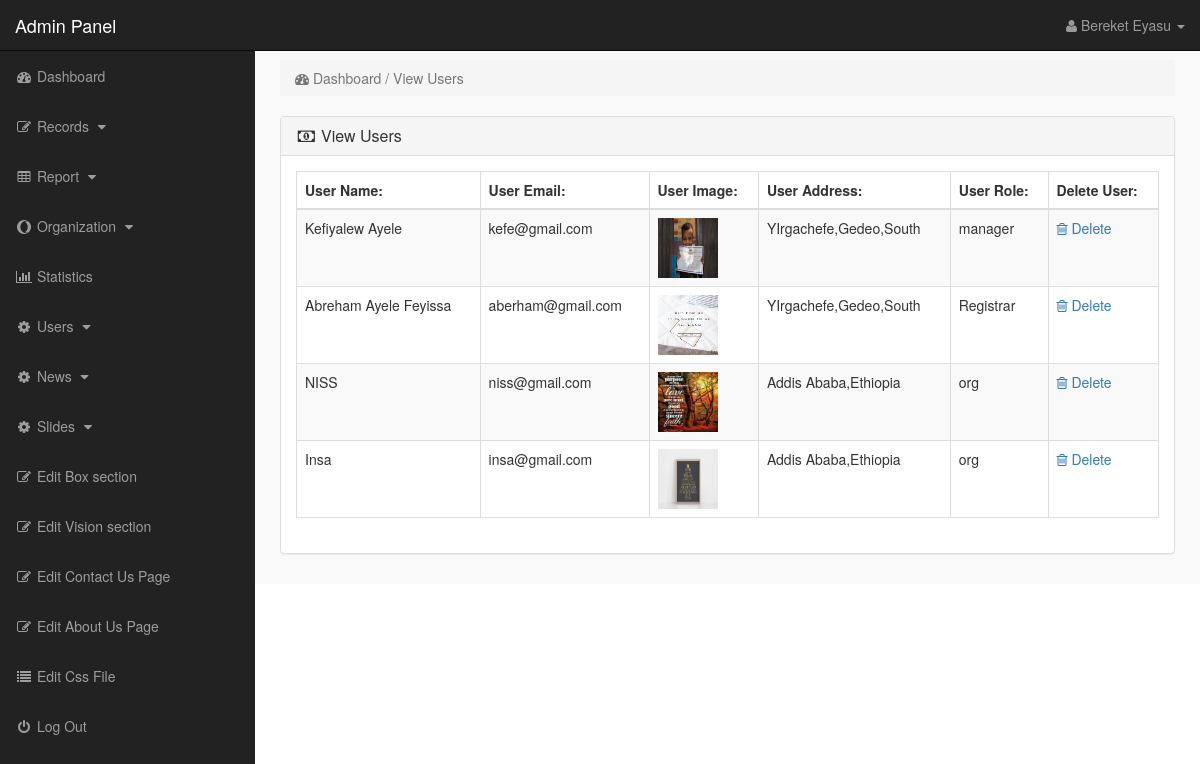
The app's page /admin_area/index.php?view_users (signed in) with its own data.
### tables this page shows
CREATE TABLE `user` (
  `user_id` int(10) NOT NULL,
  `user_name` varchar(255) NOT NULL,
  `user_email` varchar(255) NOT NULL,
  `user_pass` varchar(255) NOT NULL,
  `user_image` text NOT NULL,
  `user_address` text NOT NULL,
  `user_bid` int(11) NOT NULL,
  `user_position` text NOT NULL,
  `user_confrim_code` text NOT NULL,
  `user_contact` text NOT NULL,
  `user_job` text NOT NULL,
  `user_manager_id` int(11) NOT NULL,
  `user_role` text NOT NULL,
  `user_about` text NOT NULL
);

### admin_area/view_users.php (the view)
<?php
if(!isset($_SESSION['admin_email'])){
echo "<script>window.open('login.php','_self')</script>";
}
else {
?>
<div class="row" >
<div class="col-lg-12" >
<ol class="breadcrumb" >
<li class="active" >
<i class="fa fa-dashboard" ></i> Dashboard / View Users
</li>
</ol>
</div>
</div>
<div class="row" >
<div class="col-lg-12" >
<div class="panel panel-default" >
<div class="panel-heading" >
<h3 class="panel-title" >
<i class="fa fa-money fa-fw" ></i> View Users
</h3>
</div>
<div class="panel-body" >
<div class="table-responsive" >
<table class="table table-bordered table-hover table-striped" >
<thead>
<tr>
<th>User Name:</th>
<th>User Email:</th>
<th>User Image:</th>
<th>User Address:</th>
<th>User Role:</th>
<th>Delete User:</th>
</tr>
</thead>
<tbody>
<?php
$get_user = "select * from user";
$run_user = mysqli_query($con,$get_user);
while($row_user = mysqli_fetch_array($run_user)){
$user_id = $row_user['user_id'];
$user_name = $row_user['user_name'];
$user_email = $row_user['user_email'];
$user_image = $row_user['user_image'];
$user_address = $row_user['user_address'];
$user_role = $row_user['user_role'];
?>
<tr>
<td><?php echo $user_name; ?></td>
<td><?php echo $user_email; ?></td>
<td><img src="images/<?php echo $user_image; ?>" width="60" height="60" ></td>
<td><?php echo $user_address; ?></td>
<td><?php echo $user_role; ?></td>
<td>
<a href="index.php?user_delete=<?php echo $user_id; ?>" >
<i class="fa fa-trash-o" ></i> Delete
</a>
</td>
</tr>
<?php } ?>
</tbody>
</table>
</div>
</div>
</div>
</div>
</div>
<?php }  ?>

### admin_area/includes/sidebar.php (shortened to what this page needs)
<?php
if(!isset($_SESSION['admin_email'])){
echo "<script>window.open('login.php','_self')</script>";
}
else {
?>
<nav class="navbar navbar-inverse navbar-fixed-top" >
<div class="navbar-header" >
<a class="navbar-brand" href="index.php?dashboard" >Admin Panel</a>
</div>
<ul class="nav navbar-right top-nav" >
<li class="dropdown" >
<a href="#" class="dropdown-toggle" data-toggle="dropdown" >
<i class="fa fa-user" ></i>
<?php echo $admin_name; ?> <b class="caret" ></b>
</a>
</li>
</ul>
<div class="collapse navbar-collapse navbar-ex1-collapse">
<ul class="nav navbar-nav side-nav">
<li>
<a href="index.php?dashboard">
<i class="fa fa-fw fa-dashboard"></i> Dashboard
</a>
</li>
<li>
                    <a href="#" data-toggle="collapse" data-target="#records">
                        <i class="fa fa-fw fa-edit"></i> Records
                        <i class="fa fa-fw fa-caret-down"></i>
                    </a>
                </li>
                <li class="<?php if(isset($_GET['user_report'])||isset($_GET['reg_report'])){ echo "active"; } ?>">
                    <a href="#" data-toggle="collapse" data-target="#reports">
                        <i class="fa fa-fw fa-table"></i> Report
                        <i class="fa fa-fw fa-caret-down"></i>
                    </a>
                </li>
                <li class="<?php if(isset($_GET['user_report'])||isset($_GET['reg_report'])){ echo "active"; } ?>">
                    <a href="#" data-toggle="collapse" data-target="#org">
                        <i class="fa fa-fw fa-opera"></i> Organization
                        <i class="fa fa-fw fa-caret-down"></i>
                    </a>
                </li>
                <li>
                <li class="<?php if(isset($_GET['stat'])){ echo "active"; } ?>">
                    <a href="index.php?stat"><i class="fa fa-fw fa-bar-chart"></i> Statistics </a>
                </li>
                <li>
                    <a href="#" data-toggle="collapse" data-target="#users">
                        <i class="fa fa-fw fa-gear"></i> Users
                        <i class="fa fa-fw fa-caret-down"></i>
                    </a>
                </li>
                <li>
<a href="#" data-toggle="collapse" data-target="#news">
<i class="fa fa-fw fa-gear"></i> News
<i class="fa fa-fw fa-caret-down"></i>
</a>
</li>
                <li>
<a href="#" data-toggle="collapse" data-target="#slides">
<i class="fa fa-fw fa-gear"></i> Slides
<i class="fa fa-fw fa-caret-down"></i>
</a>
</li>
<li>
<a href="index.php?edit_box">
<i class="fa fa-fw fa-edit"></i> Edit Box  section
</a>
</li>
<li>
<a href="index.php?edit_vision_section">
<i class="fa fa-fw fa-edit"></i> Edit Vision  section
</a>
</li>
<li>
<a href="index.php?edit_contact_us">
<i class="fa fa-fw fa-edit"></i> Edit Contact Us Page
</a>
</li>
<li>
<a href="index.php?edit_about_us">
<i class="fa fa-fw fa-edit"></i> Edit About Us Page
</a>
</li>
<li>
<a href="index.php?edit_css">
<i class="fa fa-fw fa-list"></i> Edit Css File
</a>
</li>
<li>
<a href="logout.php">
<i class="fa fa-fw fa-power-off"></i> Log Out
</a>
</li>
</ul>
</div>
</nav>
<?php } ?>

### admin_area/css/style.css (style rules this page uses)
body { margin-top:100px; }
@media (min-width: 768px) { body { margin-top:50px; } }
.top-nav { padding:0 15px; }
.top-nav>li { display:inline-block; float:left; }
.top-nav>li>a { padding-top:15px; padding-bottom:15px; line-height:20px; color:#999; }
@media (min-width: 768px) { .side-nav { position:fixed; top:51px; width:255px; border-radius:0; overflow-y:auto; background-color: #222; bottom:0; overflow-x:hidden; padding-bottom:40px; } }
@media (min-width: 768px) { .side-nav>li>a { width:255px; } }
.panel-body { border-radius:5px; }

### records on screen
user: user_name "Kefiyalew Ayele", user_email "kefe@gmail.com", user_image (picture), user_address "YIrgachefe,Gedeo,South", user_role "manager"
user: user_name "Abreham Ayele Feyissa", user_email "aberham@gmail.com", user_image (picture), user_address "YIrgachefe,Gedeo,South", user_role "Registrar"
user: user_name "NISS", user_email "niss@gmail.com", user_image (picture), user_address "Addis Ababa,Ethiopia", user_role "org"
user: user_name "Insa", user_email "insa@gmail.com", user_image (picture), user_address "Addis Ababa,Ethiopia", user_role "org"

### other values on screen
$admin_name "Bereket Eyasu"
